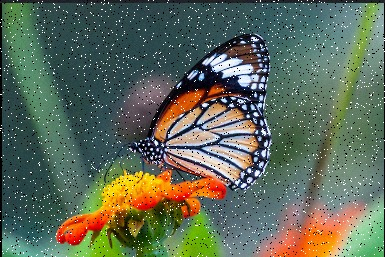
#> input picture project.py/noisy_image.png, 385 x 257 px
$ python Newfilter.py
#> lines starting #> are read from the running program, lines starting #| are printed output that depends on the picture
import cv2
import numpy as np


def detect_noise_type(img_gray):

    if len(img_gray.shape) != 2:
        raise ValueError("detect_noise_type expects a grayscale image")

    h, w = img_gray.shape
    total_pixels = h * w
    img = img_gray

    num_zeros = np.sum(img == 0)
    num_max = np.sum(img == 255)
    sp_ratio = (num_zeros + num_max) / total_pixels

    img_f = img.astype(np.float32)
    mean = cv2.blur(img_f, (7, 7))
    mean_sq = cv2.blur(img_f * img_f, (7, 7))
    var = mean_sq - mean * mean
    var[var < 0] = 0
    std = np.sqrt(var)
    cv_map = std / (mean + 1e-3)
    cv_value = np.mean(cv_map)

    SP_THRESHOLD = 0.02
    SPECKLE_CV_THRESHOLD = 0.5

    if sp_ratio > SP_THRESHOLD:
        noise_type = "salt_pepper"
    elif cv_value > SPECKLE_CV_THRESHOLD:
        noise_type = "speckle"
    else:
        noise_type = "gaussian"

    print(f"[INFO] sp_ratio = {sp_ratio:.4f}, cv = {cv_value:.4f}")
    print(f"[INFO] Detected noise type: {noise_type}")

    return noise_type


def restore_salt_pepper(img_gray, ksize=3, iterations=1):

    restored = img_gray.copy()
    for _ in range(iterations):
        restored = cv2.medianBlur(restored, ksize)
    return restored


def restore_gaussian(img_gray, use_nlm=True):

    if use_nlm:
        restored = cv2.fastNlMeansDenoising(
            img_gray,
            None,
            h=10,
            templateWindowSize=7,
            searchWindowSize=21
        )
    else:
        restored = cv2.GaussianBlur(img_gray, (5, 5), 1.0)
    return restored


def restore_speckle(img_gray):

    img_f = img_gray.astype(np.float32)
    img_f[img_f <= 0] = 1
    log_img = np.log(img_f)


    log_smooth = cv2.GaussianBlur(log_img, (5, 5), 1.0)


    exp_img = np.exp(log_smooth)
    exp_img = np.clip(exp_img, 0, 255).astype(np.uint8)
    return exp_img


def auto_denoise(noisy_bgr):

    gray = cv2.cvtColor(noisy_bgr, cv2.COLOR_BGR2GRAY)

    noise_type = detect_noise_type(gray)

    if noise_type == "salt_pepper":
        restored_gray = restore_salt_pepper(gray, ksize=3, iterations=2)

    elif noise_type == "gaussian":
        restored_gray = restore_gaussian(gray, use_nlm=True)

    elif noise_type == "speckle":
        restored_gray = restore_speckle(gray)

    else:

        restored_gray = gray.copy()

    return restored_gray, noise_type


if __name__ == "__main__":

    noisy_path = "noisy_image.png"

    noisy = cv2.imread(noisy_path)
#> noisy is the input picture: shape (257, 385, 3); mean B, G, R 89.2, 106.9, 95.7
    if noisy is None:
        raise FileNotFoundError(f"Could not open image: {noisy_path}")

    restored_gray, noise_type = auto_denoise(noisy)
#> in auto_denoise, `gray = cv2.cvtColor(noisy_bgr, cv2.COLOR_BGR2GRAY)`:
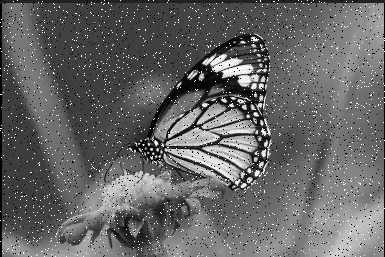
#> gray: shape (257, 385); min 0, max 255, mean 101.5
#> in detect_noise_type, `num_zeros = np.sum(img == 0)`: num_zeros = 65
#> in detect_noise_type, `num_max = np.sum(img == 255)`: num_max = 9
#> in detect_noise_type, `sp_ratio = (num_zeros + num_max) / total_pixels`: sp_ratio = 0.000748
#> in detect_noise_type, `mean = cv2.blur(img_f, (7, 7))`:
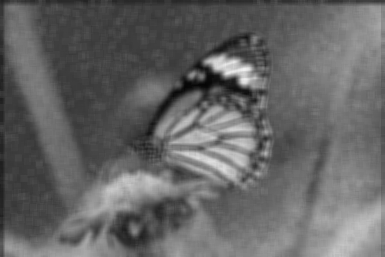
#> mean: shape (257, 385) float32; min 5.98, max 242.2, mean 101.7
#> in detect_noise_type, `mean_sq = cv2.blur(img_f * img_f, (7, 7))`:
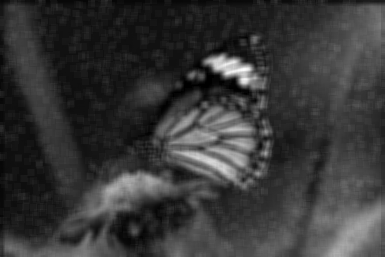
#> mean_sq: shape (257, 385) float32; min 50.1, max 58731.7, mean 12973; drawn with min black and max white
#> in detect_noise_type, `var = mean_sq - mean * mean`:
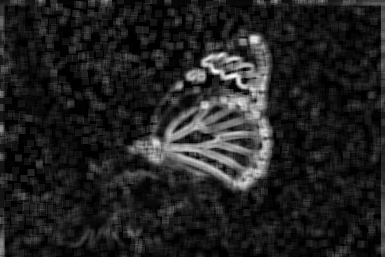
#> var: shape (257, 385) float32; min 2.33, max 10436.8, mean 1376.5; drawn with min black and max white
#> in detect_noise_type, `std = np.sqrt(var)`:
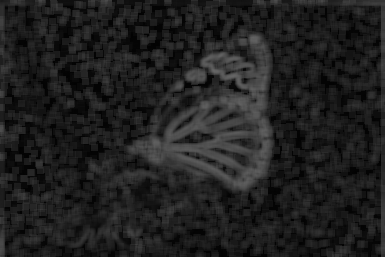
#> std: shape (257, 385) float32; min 1.52, max 102.2, mean 32.5
#> in detect_noise_type, `cv_map = std / (mean + 1e-3)`:
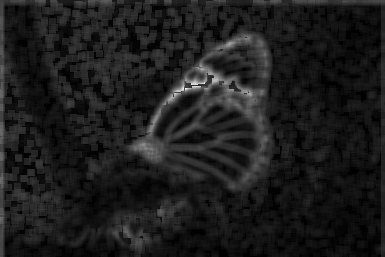
#> cv_map: shape (257, 385) float32; min 0.0161, max 3.02, mean 0.361; drawn with min black and max white
#> in detect_noise_type, `cv_value = np.mean(cv_map)`: cv_value = 0.361
#| [INFO] sp_ratio = 0.0007, cv = 0.3610
#> in auto_denoise, `noise_type = detect_noise_type(gray)`: noise_type = 'gaussian'
#> noise_type = 'gaussian'

    print(f"[RESULT] Final classified noise type: {noise_type}")
#| [RESULT] Final classified noise type: gaussian


    cv2.imshow("noisy_image", noisy)
    cv2.imshow("Restored (Auto)", restored_gray)
    cv2.waitKey(0)
    cv2.destroyAllWindows()

    cv2.imwrite("restored_auto.png", restored_gray)
    print("[INFO] Restored image saved as 'restored_auto.png'")

$ run again, with project.py/noisy_15.png copied over project.py/noisy_image.png
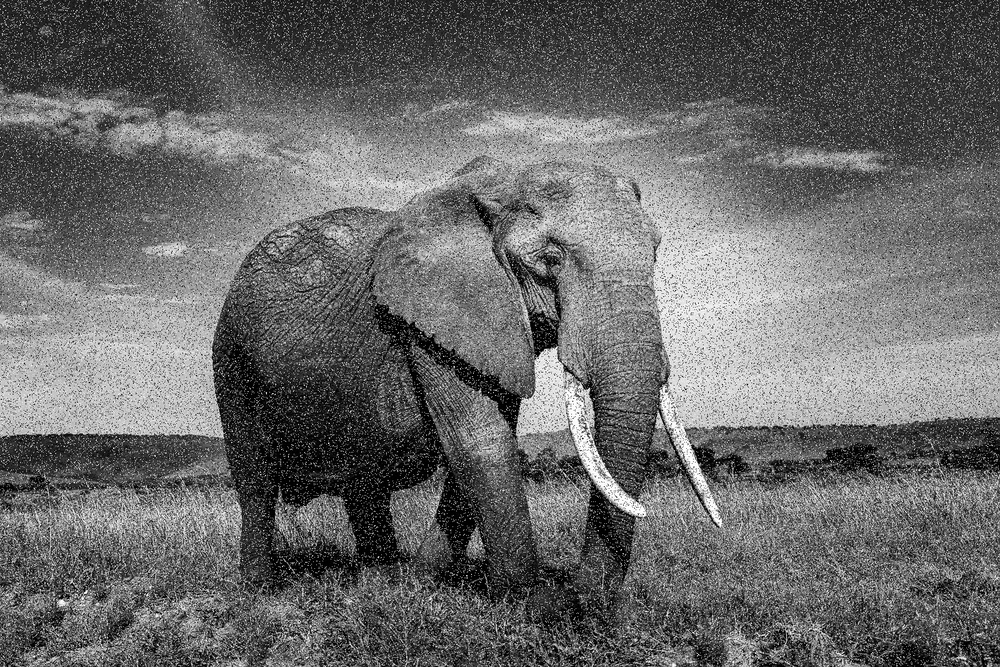
#> input picture project.py/noisy_15.png, 1000 x 667 px, shrunk from 1600 x 1067 before the run
#> noisy is the input picture: shape (667, 1000, 3); min 0, max 255, mean 104.6
#> num_zeros = 9581
#> num_max = 583
#> sp_ratio = 0.0152
#> in detect_noise_type, `std = np.sqrt(var)`:
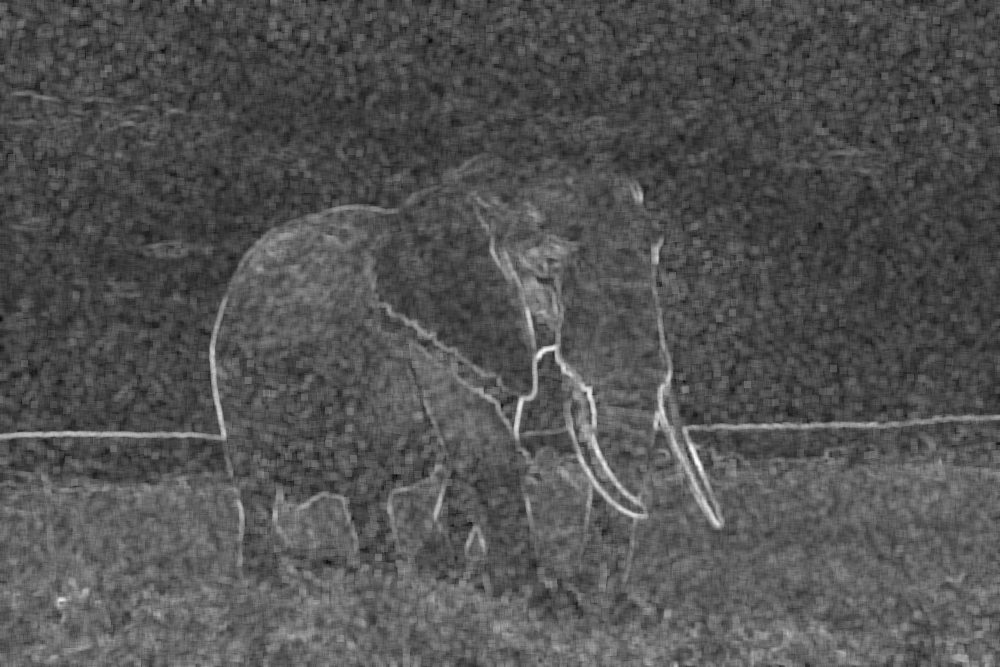
#> std: shape (667, 1000) float32; min 2.87, max 98.21, mean 34; drawn with min black and max white
#> in detect_noise_type, `cv_map = std / (mean + 1e-3)`:
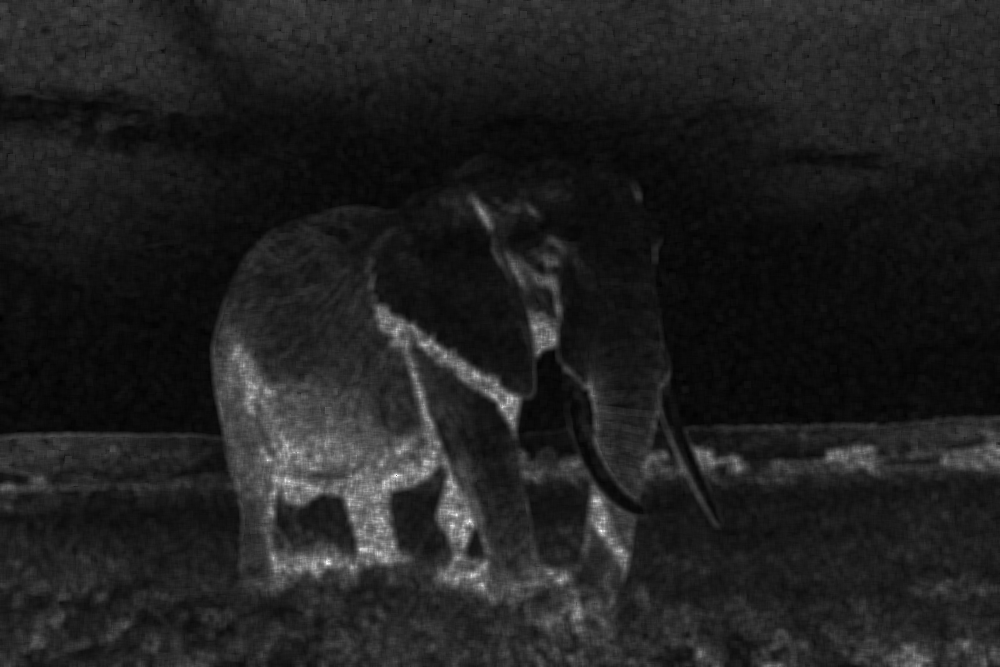
#> cv_map: shape (667, 1000) float32; min 0.0323, max 3.02, mean 0.419; drawn with min black and max white
#> cv_value = 0.419
#| [INFO] sp_ratio = 0.0152, cv = 0.4192
#> in auto_denoise, `noise_type = detect_noise_type(gray)`: noise_type = 'gaussian'
#| [RESULT] Final classified noise type: gaussian
